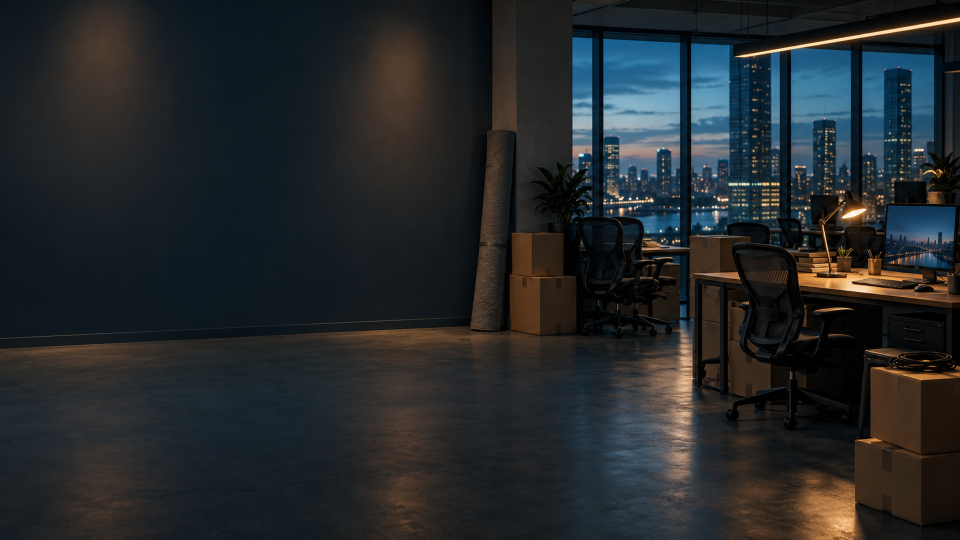
#> input picture presentations/office-client/src-images/P1.jpg, 1920 x 1080 px (shown at 1/2 size); its folder holds 4 pictures in this run
$ python prep_images.py
#> lines starting #> are read from the running program, lines starting #| are printed output that depends on the picture
import numpy as np, cv2
from PIL import Image
OUT='/home/user/mysteryslavic-2026-07-19_16-47-00/presentations/office-client/assets'
SRC='src-images'   # исходники P1..P8 из ChatGPT

def hgrad(w,h,start,end,a0,a1):
    """alpha ramp across x: a0 at x=start*w -> a1 at x=end*w, clamped outside"""
    x=np.linspace(0,1,w)
    t=np.clip((x-start)/(end-start),0,1)
    a=a0+(a1-a0)*t
    return np.tile(a,(h,1))

def scrim(src,dst,color,a_left,x_end,base=0.0,bottom=None,hold=0.0):
#> called with src = 'P1.jpg', dst = 'ph-P1-cover.jpg', color = (12, 29, 40), a_left = 0.88, x_end = 0.62, base = 0.1, hold = 0.16
    im=Image.open(f'{SRC}/{src}').convert('RGB')
#> im is the input picture: PIL image 1920x1080 RGB; mean R, G, B 36.4, 40.2, 42.4
    arr=np.asarray(im).astype(np.float32); h,w,_=arr.shape
#> after `h, w, _ = arr.shape`: h = 1080; w = 1920
    col=np.array(color,dtype=np.float32)
    a=hgrad(w,h,hold,x_end,a_left,0.0)
    if base: a=a+ (1-a)*base
    if bottom:
        y0,ab=bottom
        y=np.linspace(0,1,h); t=np.clip((y-y0)/(1-y0),0,1)
        ay=np.tile((t*ab)[:,None],(1,w))
        a=a+(1-a)*ay
    a=a[...,None]
    out=arr*(1-a)+col[None,None,:]*a
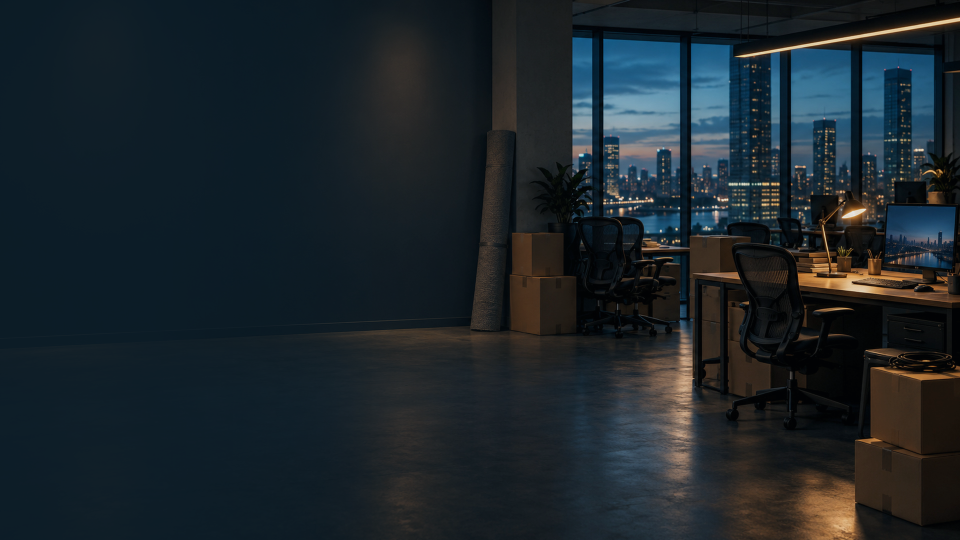
#> out: shape (1080, 1920, 3) float64 (shown at 1/2 size); mean R, G, B 28.4, 37.6, 43.3
    Image.fromarray(out.clip(0,255).astype(np.uint8)).save(f'{OUT}/{dst}',quality=92)
    print(dst,'ok')

INK=(12,29,40); CREAM=(247,241,231)
# 01 cover: dark ramp from the left, headline sits on it
scrim('P1.jpg','ph-P1-cover.jpg',INK,0.88,0.62,base=0.10,hold=0.16)
# 02 problem: headline top-left + trigger strip along the bottom
scrim('P2.jpg','ph-P2-problem.jpg',INK,0.72,0.62,base=0.34,bottom=(0.62,0.42))
#> call 2 of scrim, with src = 'P2.jpg', dst = 'ph-P2-problem.jpg', color = (12, 29, 40), a_left = 0.72, x_end = 0.62, base = 0.34, bottom = (0.62, 0.42), hold = 0
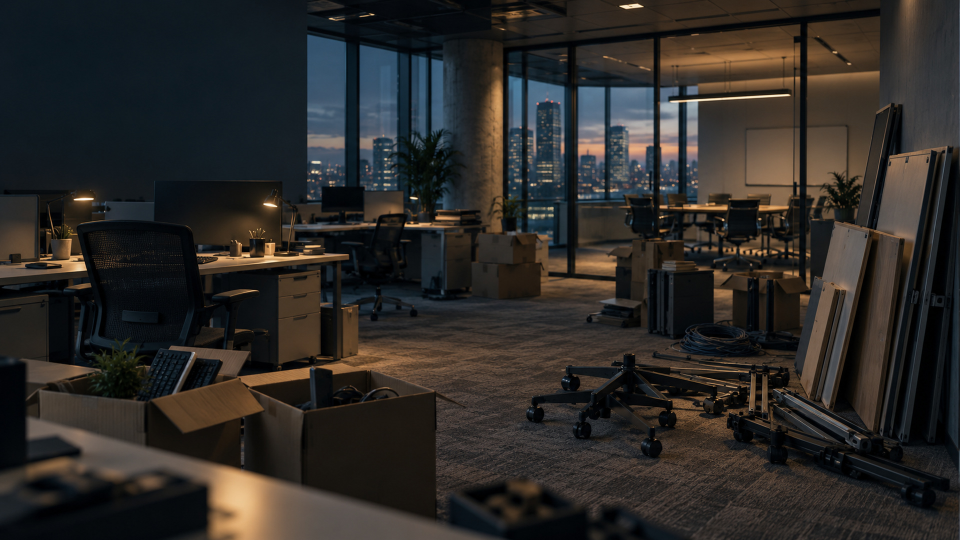
#> input picture presentations/office-client/src-images/P2.jpg, 1920 x 1080 px (shown at 1/2 size)
#> in scrim, im is the input picture: PIL image 1920x1080 RGB; mean R, G, B 44.5, 41.8, 39.1
#> in scrim (call 2), `out=arr*(1-a)+col[None,None,:]*a`:
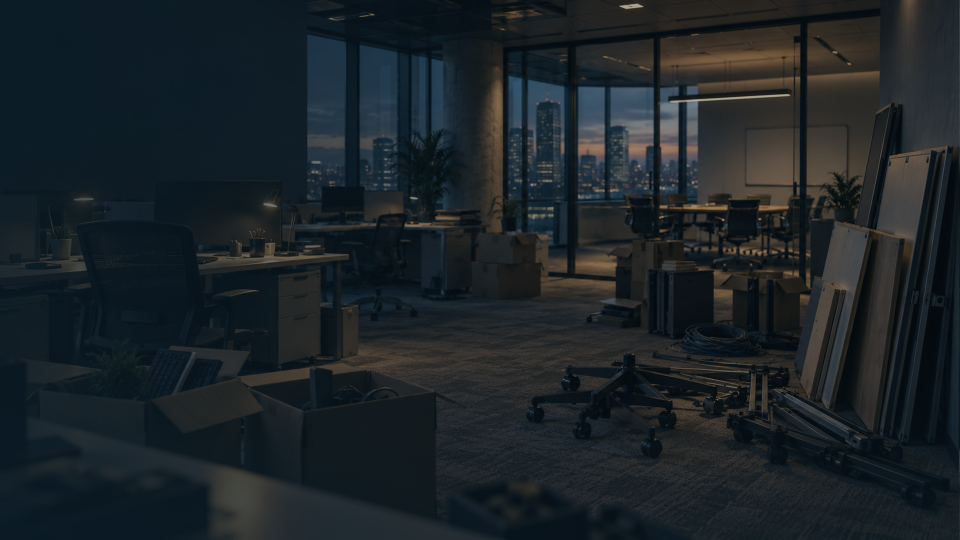
#> out: shape (1080, 1920, 3) float64 (shown at 1/2 size); mean R, G, B 28.6, 36, 40.3
# 03 tail: light slide -> cream ramp instead of navy
scrim('P3.jpg','ph-P3-tail.jpg',CREAM,0.96,0.74,base=0.16,hold=0.30)
#> call 3 of scrim, with src = 'P3.jpg', dst = 'ph-P3-tail.jpg', color = (247, 241, 231), a_left = 0.96, x_end = 0.74, base = 0.16, hold = 0.3
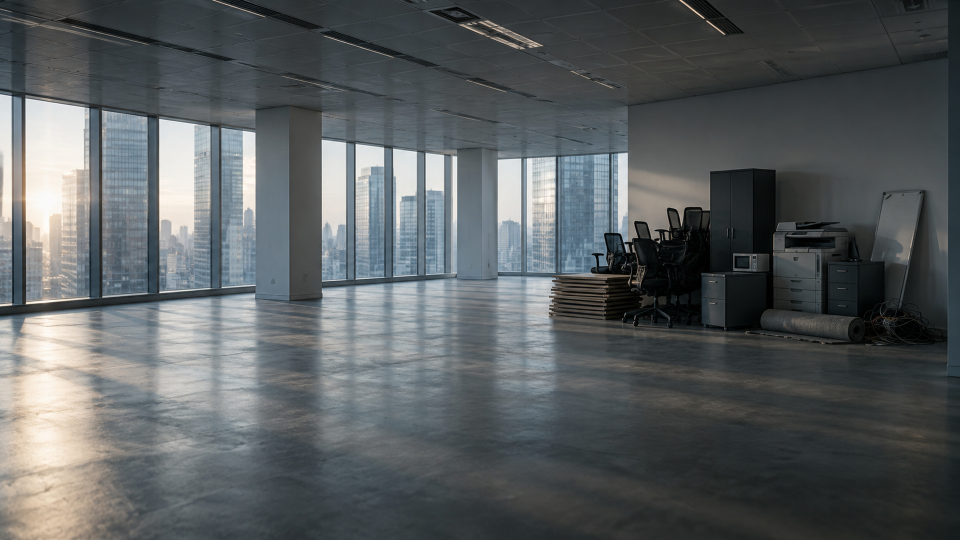
#> input picture presentations/office-client/src-images/P3.jpg, 1920 x 1080 px (shown at 1/2 size)
#> in scrim, im is the input picture: PIL image 1920x1080 RGB; mean R, G, B 89.3, 93.9, 95.4
#> in scrim (call 3), `out=arr*(1-a)+col[None,None,:]*a`:
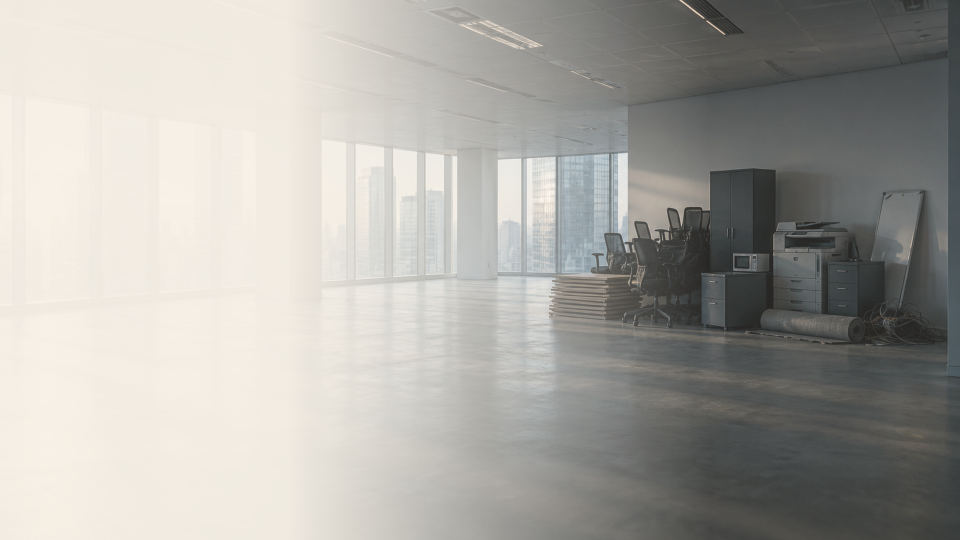
#> out: shape (1080, 1920, 3) float64 (shown at 1/2 size); mean R, G, B 169.9, 168.3, 163
# 14 CTA: keep the empty office bright on the right, dark panel on the left
scrim('P7.jpg','ph-P7-cta.jpg',INK,0.95,0.54,base=0.05,hold=0.22)
#> (the run stopped early here; a loop or call above may not have finished)
